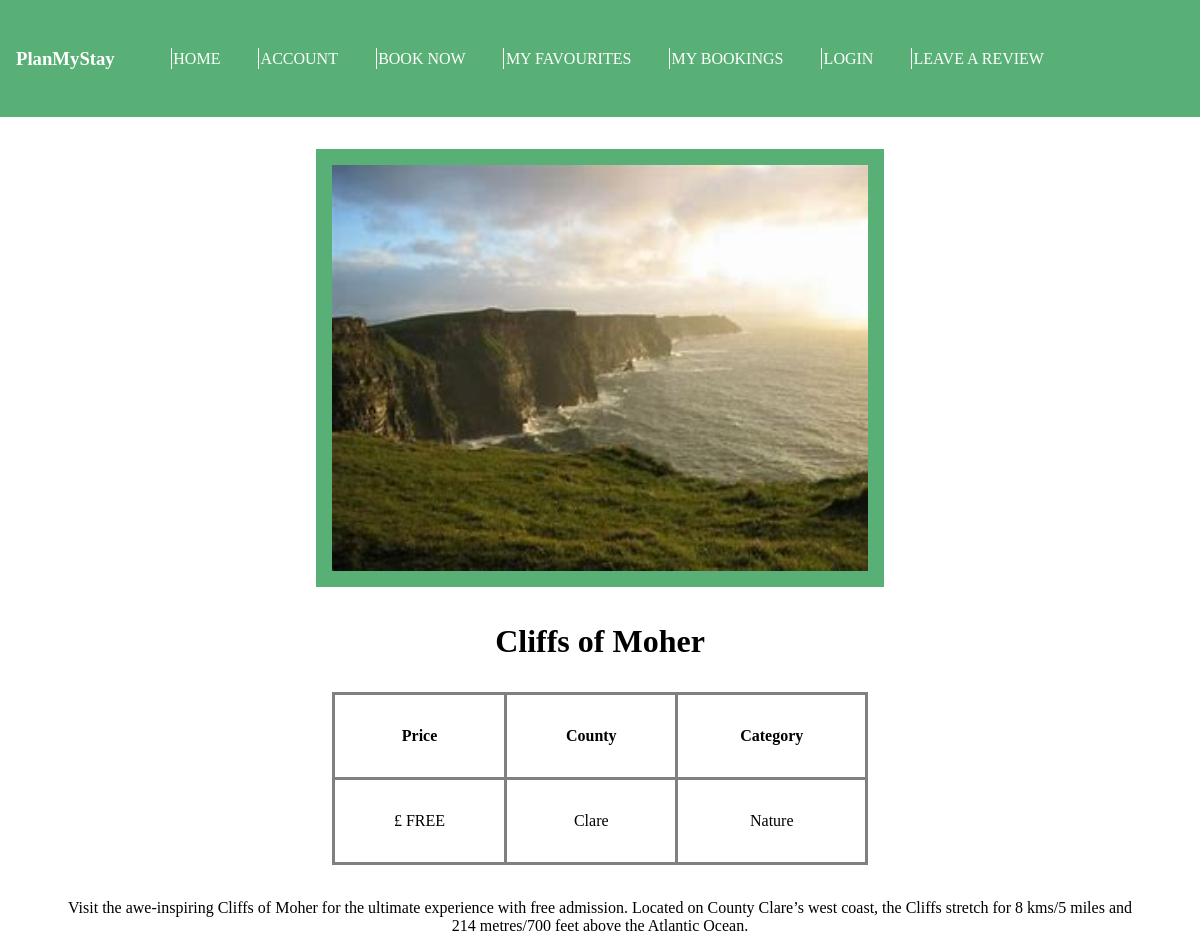
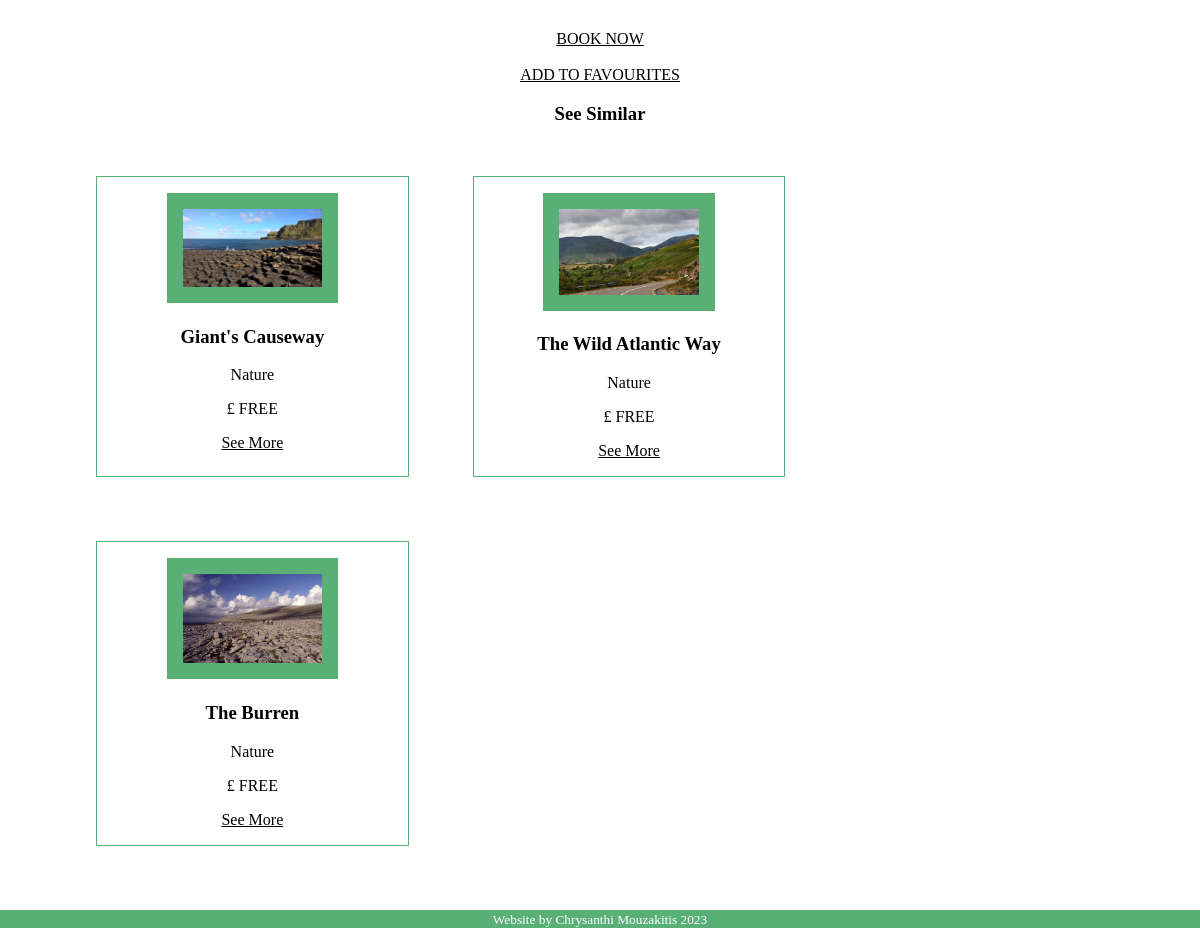
Screenshot of /activity/2 with the database file from the repository (2 pictures, top to bottom).
### tables this page shows
CREATE TABLE activities 
(
    activity_id INTEGER PRIMARY KEY AUTOINCREMENT,
    county TEXT NOT NULL,
    category TEXT NOT NULL,
    name TEXT NOT NULL,
    price INTEGER NOT NULL,
    pricenote TEXT NOT NULL,
    description TEXT NOT NULL,
    image TEXT NOT NULL

);

### app.py (the view)
@app.route("/activity/<int:activity_id>")
def activity(activity_id):
    db = get_db()
    activities = db.execute("""SELECT * FROM activities WHERE activity_id =?;""", (activity_id,)).fetchone()
    category = activities["category"]
    print(category)
    other_activities=db.execute("""SELECT * FROM activities WHERE category = ? AND activity_id <> ?;""", (category, activity_id)).fetchall()
    return render_template("activity.html", activity=activities, other_activities=other_activities)

### app.py (called while the page is built)
@app.before_request
def logged_in_user():
    g.user = session.get("user_id", None)

@app.before_request
def logged_in_admin():
    g.admin = session.get("admin_id", None)

### database.py (called while the page is built)
def get_db():
    if "db" not in g:
        g.db = sqlite3.connect(DATABASE,
            detect_types=sqlite3.PARSE_DECLTYPES
        )
        g.db.row_factory = sqlite3.Row
    return g.db

### templates/activity.html
{% extends "base.html" %}
{% block main_content %}
<section id="activity">
<img src="../static/{{activity['image']}}" alt="a big picture of {{activity['name']}}"/>
<h1>{{activity["name"]}}</h1>
<table>
    <tr>
        <th>Price</th>
        <th>County</th>
        <th>Category</th>
    </tr>
    <tr>
        <td>£ {{activity["pricenote"]}}</td>
        <td>{{activity["county"]}}</td>
        <td>{{activity["category"]}}</td>
    </tr>
</table>
<br/>
<p>{{activity["description"]}}</p>
<br/>
<a href="{{url_for('book_activity', activity_id=activity['activity_id'])}}" class="small_link">BOOK NOW</a>
<br/>
<a href="{{url_for('fav_activity', activity_id=activity['activity_id'])}}" class="small_link">ADD TO FAVOURITES</a>
<h3 >See Similar</h3>
<aside>
{% for act in other_activities %}
<section id = "act">
<img src="../static/{{act['image']}}"/>
<h3>{{act["name"]}}</h3>
<p>{{act["category"]}}</p>
<p>£ {{act["pricenote"]}}</p>
<a href="{{url_for('activity', activity_id=act['activity_id'])}}" class="small_link">See More</a>
</section>
{% endfor %}
</aside>
</section>
{% endblock %}

### static/css.css (style rules this page uses)
body { text-align: center; }
h1 { font-size: 2em; }
a { text-decoration: none; }
body { margin: 0; }
section { margin:2em; }
table { border-collapse: collapse; margin:auto; text-align: center; }
td, th { border: .2em solid grey; padding: 0.5em; margin: 0.5em; padding:2em; }
section img { width:50%; margin:0; padding:0; }
#activity { text-align: center; }
#activity img, #loop section { border: 1em solid #59b076; width:50%; }
#activity table { text-align: center; width:50%; margin: auto; }
#activity h1 { font-size: 2em; }
.small_link { text-decoration: underline; }
a { display:block; color:black; }
#act { border: .1em solid #59b076; width:26%; padding:1em; }
aside { display:flex; flex-wrap: wrap; }

### rows the page displays
activities: image (picture), name "Cliffs of Moher", pricenote "FREE", county "Clare", category "Nature", description "Visit the awe-inspiring Cliffs of Moher for the ultimate experience with free admission. Located on County Clare’s west coast, the Cliffs stretch for 8 kms/5 miles and 214 metres/700 feet above the Atlantic Ocean."
activities: image (picture), name "Giant's Causeway", category "Nature", pricenote "FREE"
activities: image (picture), name "The Wild Atlantic Way", category "Nature", pricenote "FREE"
activities: image (picture), name "The Burren", category "Nature", pricenote "FREE"
